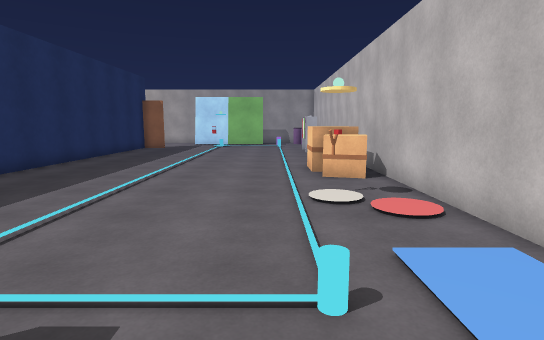
View 1 (above)

17 first-person views from a walk through a Unity game level. The camera is 1.5 m above the floor, tilts 8° down and sees 80° across. The floor is counted in squares, 1 m on a side. Each view is taken from the middle of a square. On the plan, view 1 faces up. The plan holds only what a view shows up to about 15 squares ahead; the rest is blank. The place goes on beyond the plan. The player character is not drawn. Some animated figures are left out.

View 2
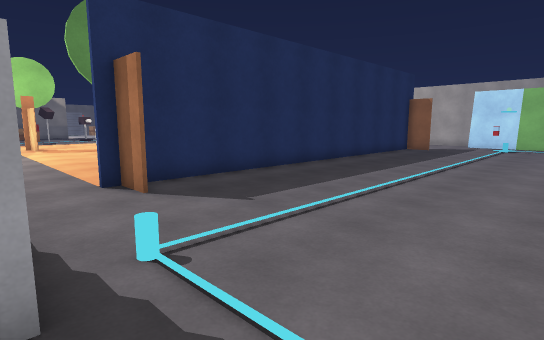

View 3
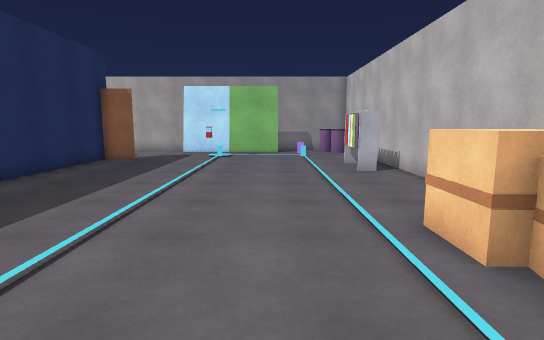

View 4
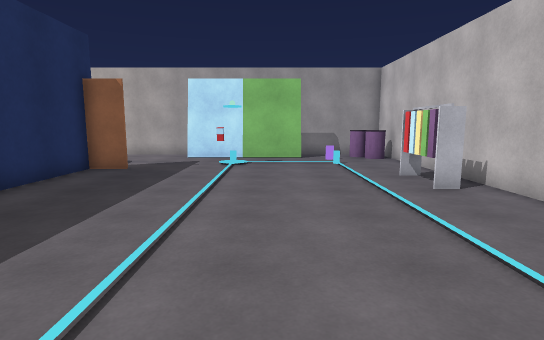

View 5
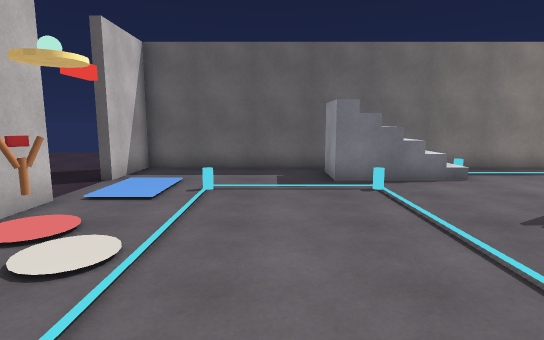

View 6
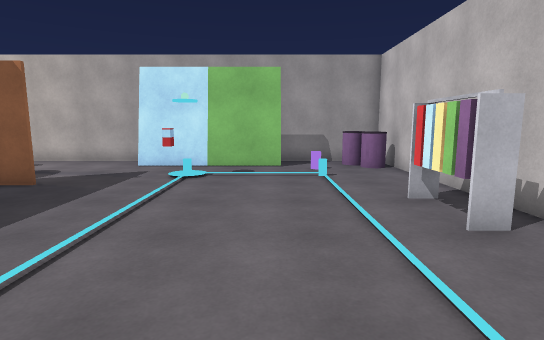

View 7
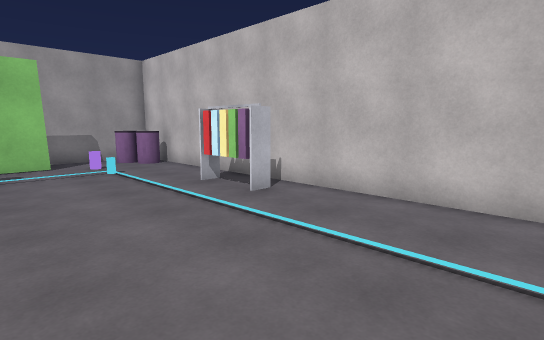

View 8
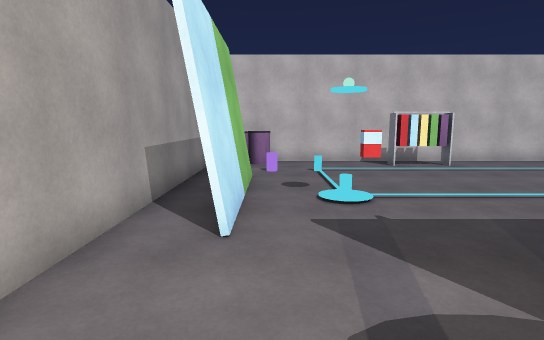

View 9
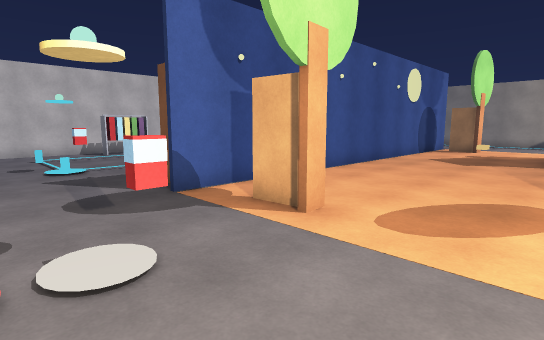

View 10
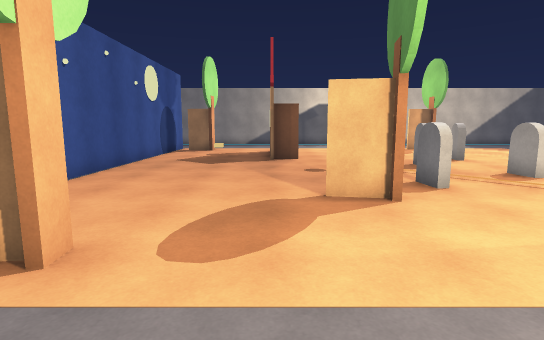

View 11
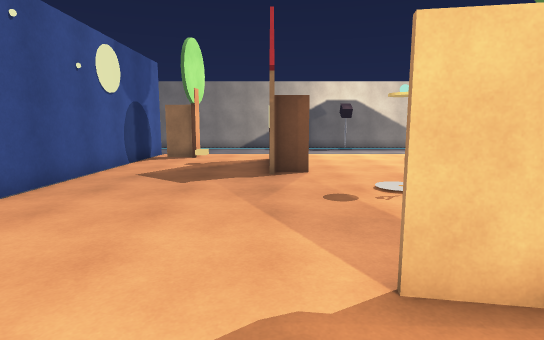

View 12
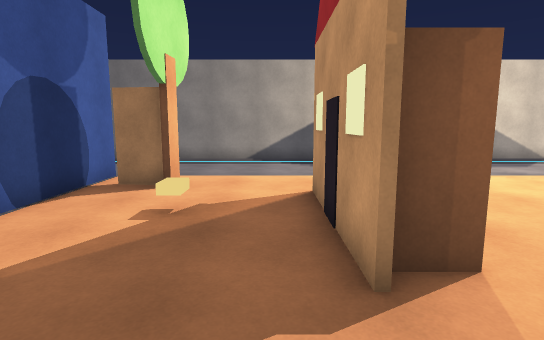

View 13
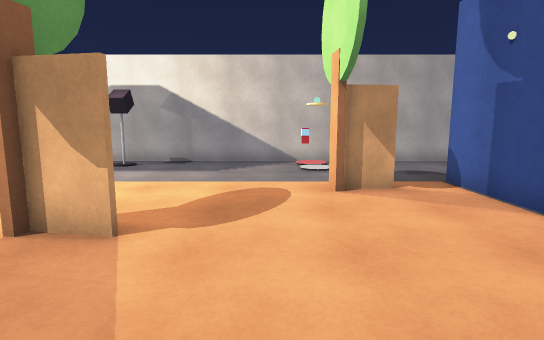

View 14
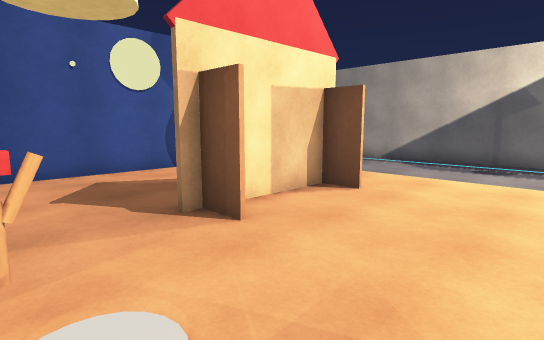

View 15
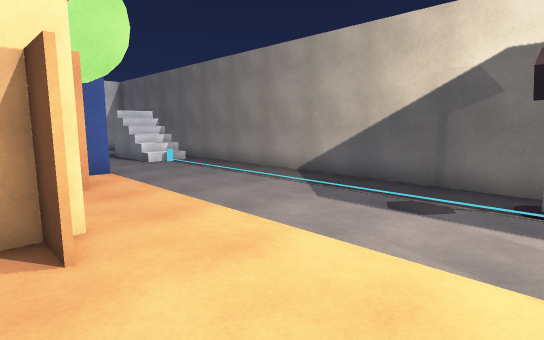

View 16
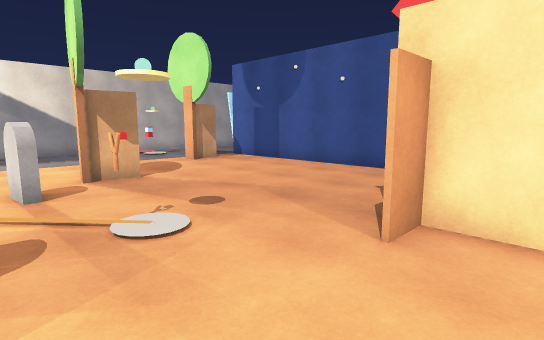

View 17
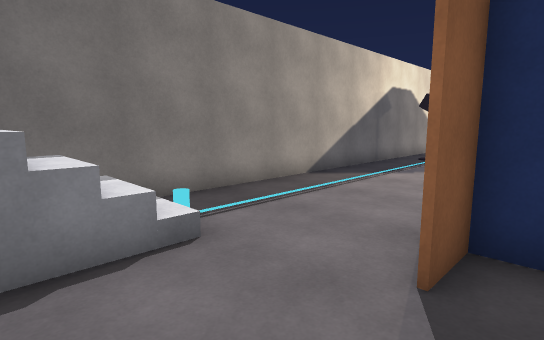

### Floor plan
Points are (right, up) in squares from view 1. A wall is a line through its corners. A room is listed if a view was taken in it or the views show most of it. See-through windows are left out.
Room 1 (views 1, 2, 3, 4, 5, 6, 7, 17)
walls: (2.5, 17.4) (1.8, 17.4) (1.8, 19.3) (2.2, 19.3); (1.8, 19.5) (2.5, 19.5); (-6.9, 4) (-8.2, 4); (3.4, 3.6) (3.4, 23.4); (-8.2, 4.1) (-6.9, 4.1); (-6.9, 20.9) (-8.2, 20.9) (-8.2, 3.5); (-0.6, 24.7) (-5.9, 24.7); (-3, -1.4) (3.4, -1.4) (3.4, 1.3); (3.4, 25.4) (3.4, 26.3); (2.4, 26.3) (-5.6, 26.3); (-9.4, -1.4) (-4.5, -1.4)
ways out: opening at (-9, 1.5) to room 2; opening at (-5.5, 23.8) to room 2; opening at (4, 2.5)
objects: other object (-4, 22); other object (1, 7); other object (1, 24); other object (2, 9) to (3, 10); other object (2, 10) to (2, 11); other object (2, 25); other object (3, 24) to (3, 25)
Room 2 (views 8, 9, 10, 11, 12, 13, 14, 15, 16)
walls: (-13.9, 10.2) (-13.9, 5.8); (-14, 9.7) (-15.3, 9.7); (-15.2, 9.8) (-13.9, 9.8); (-15.2, 6.2) (-14.1, 6.2) (-14.1, 10.2); (-7.4, 21) (-6.9, 21); (-8.4, 3.4) (-8.4, 21.5); (-5.6, 26.3) (-19.5, 26.3); (-19.1, -1.4) (-9.4, -1.4)
ways out: opening at (-9, 1.5) to room 1; opening at (-5.5, 23.8) to room 1
objects: other object (-19, 12); other object (-18, 0); other object (-18, 16); other object (-18, 25); other object (-17, 13); other object (-16, 17) to (-15, 18); other object (-12, 24); other object (-11, 20) to (-10, 21); other object (-10, 5) to (-9, 5)

Positions as (right, up) in squares from view 1, and headings:
1: (0, 0), facing up
2: (0, 1), facing up-left
3: (-1, 7), facing up
4: (-2, 10), facing up
5: (-1, 10), facing down
6: (-1, 13), facing up
7: (-3, 12), facing up-right
8: (-10, 24), facing right
9: (-15, 25), facing down-right
10: (-14, 24), facing down
11: (-14, 20), facing down
12: (-13, 13), facing down
13: (-13, 13), facing up
14: (-19, 13), facing down-right
15: (-19, 7), facing down-right
16: (-19, 8), facing up-right
17: (-4, 5), facing down-left
